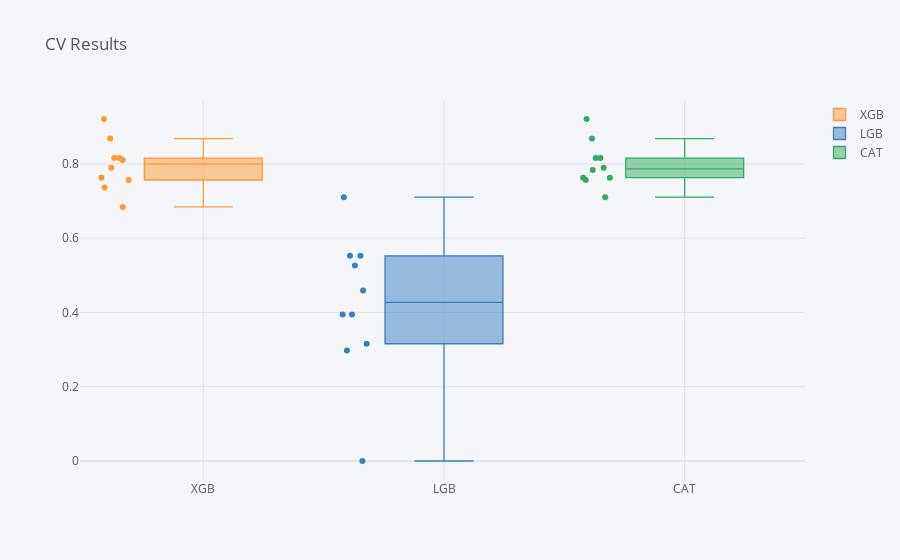
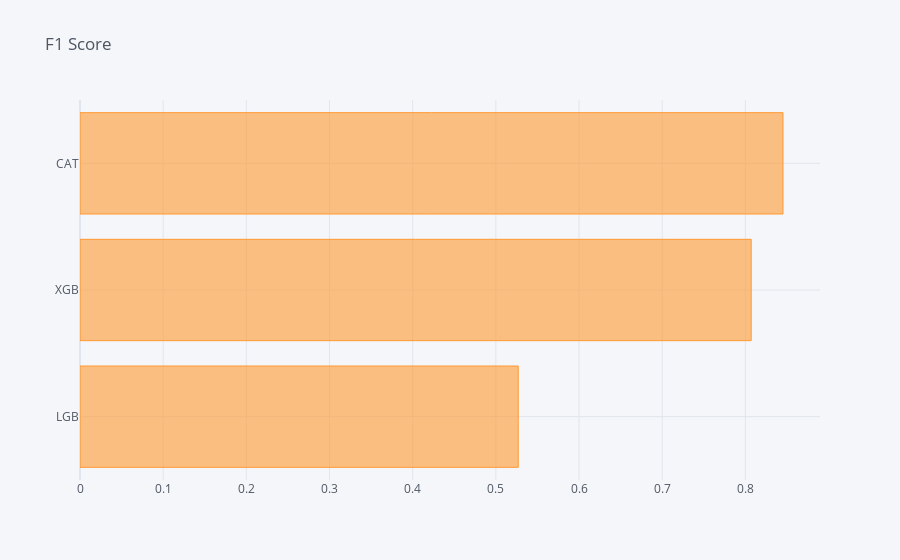
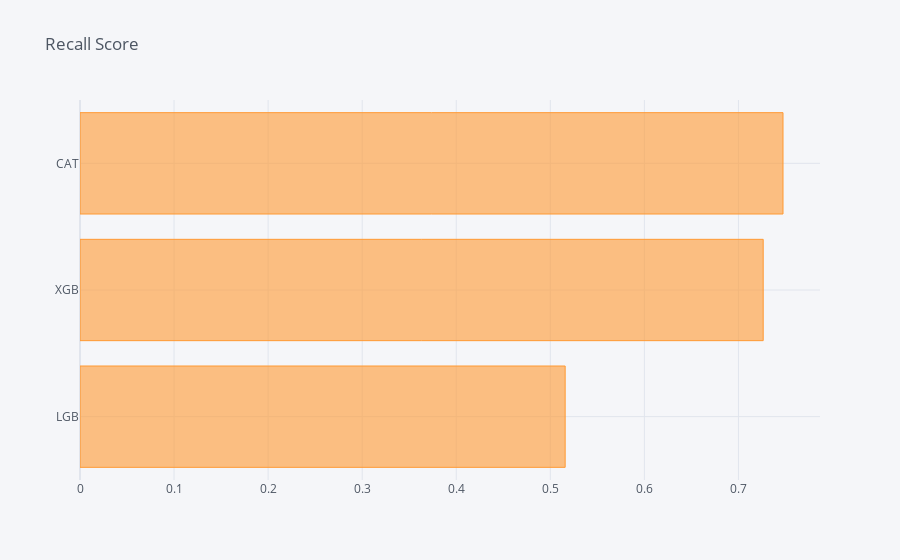
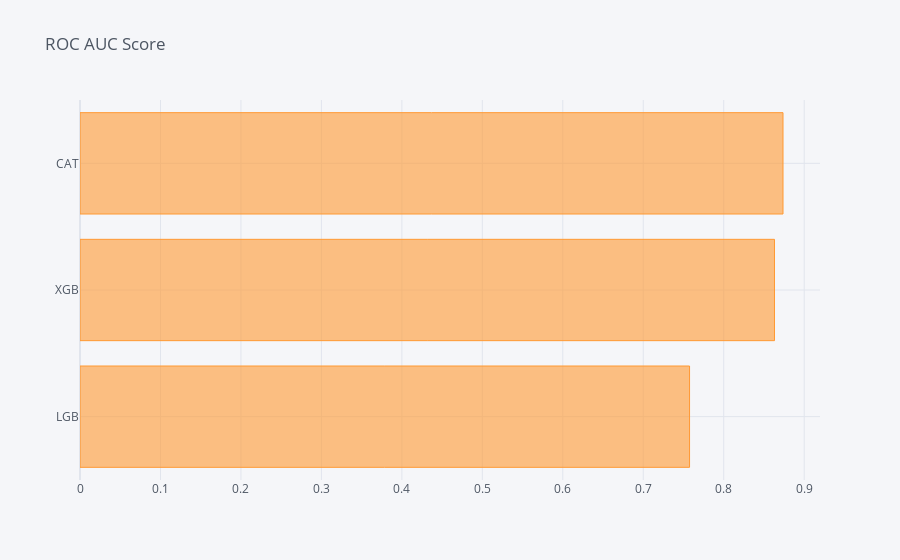

Notebook cell for these charts, in order:
### Code cell
transformer = ColumnTransformer([("ohe", OneHotEncoder(drop="if_binary"), X_categorical_list),
                                 ("scaler", StandardScaler(), X_numerical_list)], 
                                 remainder="passthrough")

models = []
models.append(("XGB", XGBClassifier(random_state=42, verbosity = 0)))
models.append(("LGB", LGBMClassifier(random_state=42)))
models.append(("CAT", CatBoostClassifier(random_state=42,
                                         verbose=0, 
                                         cat_features=X_categorical_list)))

# evaluate each model in turn

results = []
names = []
f1_scores = []
recall_scores = []
precision_scores = []
roc_auc_scores = []
precision_recall_auc_scores = []



for name, model in models:
    if name != "CAT":
        pipe = Pipeline([("transformer", transformer),
                         ("model", model)])
        kfold = StratifiedKFold(n_splits=10, random_state=0, shuffle=True)
        cv_results = cross_val_score(pipe, X_train, y_train, cv=kfold, scoring="recall")

        results.append(cv_results)
        names.append(name)

        print(f"{name} MODEL: {round(cv_results.mean(), 4)}")
        y_pred = pipe.fit(X_train, y_train).predict(X_test)

        f1_scores.append(f1_score(y_test, y_pred))
        recall_scores.append(recall_score(y_test, y_pred))
        precision_scores.append(precision_score(y_test, y_pred, pos_label=0))
        roc_auc_scores.append(roc_auc_score(y_test, y_pred))
        # calculate the precision-recall auc
        precision, recall, _ = precision_recall_curve(y_test, y_pred)
        precision_recall_auc_scores.append(auc(recall, precision))
        
        
        comp_recall.append(recall_score(y_test, y_pred))
        comp_recall_name.append(f"{name} Default")

    else:
        
        kfold = StratifiedKFold(n_splits=10, random_state=0, shuffle=True)
        cv_results = cross_val_score(model, X_train, y_train, cv=kfold, scoring="recall")

        results.append(cv_results)
        names.append(name)

        print(f"{name} MODEL: {round(cv_results.mean(), 4)}")
        
        y_pred = model.fit(X_train, y_train, cat_features=X_categorical_list).predict(X_test)

        f1_scores.append(f1_score(y_test, y_pred))
        recall_scores.append(recall_score(y_test, y_pred))
        precision_scores.append(precision_score(y_test, y_pred, pos_label=0))
        roc_auc_scores.append(roc_auc_score(y_test, y_pred))
        # calculate the precision-recall auc
        precision, recall, _ = precision_recall_curve(y_test, y_pred)
        precision_recall_auc_scores.append(auc(recall, precision))
        
        
        comp_recall.append(recall_score(y_test, y_pred))
        comp_recall_name.append(f"{name} Default")
    

result_df = pd.DataFrame(results, columns=[i for i in range(1, 11)], index=names).T
result_df.iplot(kind="box", boxpoints="all", title="CV Results")

compare = pd.DataFrame({"F1": f1_scores,
                        "Recall-1": recall_scores,
                        "Precision-0": precision_scores,
                        "ROC AUC": roc_auc_scores,
                        "Recall AUC": precision_recall_auc_scores
                       }, index=names)

for score in compare.columns:
    compare[score].sort_values().iplot(kind="barh", title=f"{score} Score")
    
compare

### Figure 1 — Plotly figure (JSON) as saved in the notebook; plotly's stock layout.template omitted (floating-point values rounded to 4 significant figures)
{"data": [{"boxpoints": "all", "line": {"width": 1.3}, "marker": {"color": "rgba(255, 153, 51, 1.0)"}, "name": "XGB", "orientation": "v", "type": "box", "y": [0.7568, 0.8108, 0.7895, 0.8158, 0.7368, 0.7632, 0.9211, 0.6842, 0.8158, 0.8684]}, {"boxpoints": "all", "line": {"width": 1.3}, "marker": {"color": "rgba(55, 128, 191, 1.0)"}, "name": "LGB", "orientation": "v", "type": "box", "y": [0.4595, 0.2973, 0.5526, 0.3158, 0.3947, 0.5263, 0.7105, 0.3947, 0, 0.5526]}, {"boxpoints": "all", "line": {"width": 1.3}, "marker": {"color": "rgba(50, 171, 96, 1.0)"}, "name": "CAT", "orientation": "v", "type": "box", "y": [0.7568, 0.7838, 0.8158, 0.8158, 0.7632, 0.7632, 0.9211, 0.7105, 0.7895, 0.8684]}], "layout": {"legend": {"bgcolor": "#F5F6F9", "font": {"color": "#4D5663"}}, "paper_bgcolor": "#F5F6F9", "plot_bgcolor": "#F5F6F9", "title": {"font": {"color": "#4D5663"}, "text": "CV Results"}, "xaxis": {"gridcolor": "#E1E5ED", "showgrid": true, "tickfont": {"color": "#4D5663"}, "title": {"font": {"color": "#4D5663"}, "text": ""}, "zerolinecolor": "#E1E5ED"}, "yaxis": {"gridcolor": "#E1E5ED", "showgrid": true, "tickfont": {"color": "#4D5663"}, "title": {"font": {"color": "#4D5663"}, "text": ""}, "zerolinecolor": "#E1E5ED"}}}

### Figure 2 — Plotly figure (JSON) as saved in the notebook; plotly's stock layout.template omitted (floating-point values rounded to 4 significant figures)
{"data": [{"marker": {"color": "rgba(255, 153, 51, 0.6)", "line": {"color": "rgba(255, 153, 51, 1.0)", "width": 1}}, "name": "F1", "orientation": "h", "text": "", "type": "bar", "x": [0.5269, 0.807, 0.8452], "y": ["LGB", "XGB", "CAT"]}], "layout": {"legend": {"bgcolor": "#F5F6F9", "font": {"color": "#4D5663"}}, "paper_bgcolor": "#F5F6F9", "plot_bgcolor": "#F5F6F9", "title": {"font": {"color": "#4D5663"}, "text": "F1 Score"}, "xaxis": {"gridcolor": "#E1E5ED", "showgrid": true, "tickfont": {"color": "#4D5663"}, "title": {"font": {"color": "#4D5663"}, "text": ""}, "zerolinecolor": "#E1E5ED"}, "yaxis": {"gridcolor": "#E1E5ED", "showgrid": true, "tickfont": {"color": "#4D5663"}, "title": {"font": {"color": "#4D5663"}, "text": ""}, "zerolinecolor": "#E1E5ED"}}}

### Figure 3 — Plotly figure (JSON) as saved in the notebook; plotly's stock layout.template omitted (floating-point values rounded to 4 significant figures)
{"data": [{"marker": {"color": "rgba(255, 153, 51, 0.6)", "line": {"color": "rgba(255, 153, 51, 1.0)", "width": 1}}, "name": "Recall", "orientation": "h", "text": "", "type": "bar", "x": [0.5158, 0.7263, 0.7474], "y": ["LGB", "XGB", "CAT"]}], "layout": {"legend": {"bgcolor": "#F5F6F9", "font": {"color": "#4D5663"}}, "paper_bgcolor": "#F5F6F9", "plot_bgcolor": "#F5F6F9", "title": {"font": {"color": "#4D5663"}, "text": "Recall Score"}, "xaxis": {"gridcolor": "#E1E5ED", "showgrid": true, "tickfont": {"color": "#4D5663"}, "title": {"font": {"color": "#4D5663"}, "text": ""}, "zerolinecolor": "#E1E5ED"}, "yaxis": {"gridcolor": "#E1E5ED", "showgrid": true, "tickfont": {"color": "#4D5663"}, "title": {"font": {"color": "#4D5663"}, "text": ""}, "zerolinecolor": "#E1E5ED"}}}

### Figure 4 — Plotly figure (JSON) as saved in the notebook; plotly's stock layout.template omitted (floating-point values rounded to 4 significant figures)
{"data": [{"marker": {"color": "rgba(255, 153, 51, 0.6)", "line": {"color": "rgba(255, 153, 51, 1.0)", "width": 1}}, "name": "ROC AUC", "orientation": "h", "text": "", "type": "bar", "x": [0.7575, 0.8631, 0.8737], "y": ["LGB", "XGB", "CAT"]}], "layout": {"legend": {"bgcolor": "#F5F6F9", "font": {"color": "#4D5663"}}, "paper_bgcolor": "#F5F6F9", "plot_bgcolor": "#F5F6F9", "title": {"font": {"color": "#4D5663"}, "text": "ROC AUC Score"}, "xaxis": {"gridcolor": "#E1E5ED", "showgrid": true, "tickfont": {"color": "#4D5663"}, "title": {"font": {"color": "#4D5663"}, "text": ""}, "zerolinecolor": "#E1E5ED"}, "yaxis": {"gridcolor": "#E1E5ED", "showgrid": true, "tickfont": {"color": "#4D5663"}, "title": {"font": {"color": "#4D5663"}, "text": ""}, "zerolinecolor": "#E1E5ED"}}}
